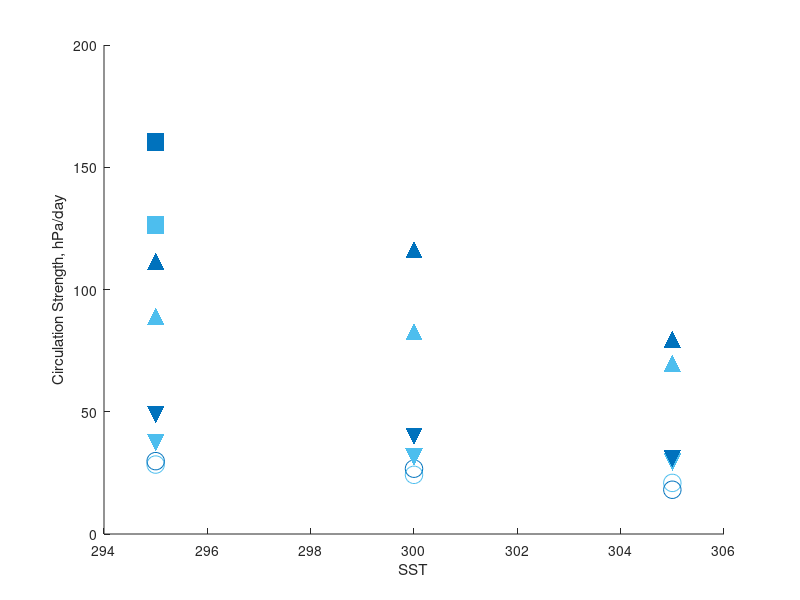

MATLAB code to generate this figure: (Note: this script raises an error after producing the figure.)
%-------------------------------------------------------------------------
% circ_vs_temp_c5c6.m
%
% levi silvers                                     march 2021
%-------------------------------------------------------------------------


%[red green blue]
c1=[0.4940 0.1840 0.5560]; % purple
c2=[0.25 0.32 0.65]; % 
c3=[0 0.4470 0.7410]; % darkish blue          cam6
c4=[0.42 0.38 0.4]; % 
c5=[0.3010 0.7450 0.9330]; % light blue       cam5
c6=[0.9290 0.6940 0.1250]; % gentle yellow
c7=[0.70 0.68 0.16]; % gentle yellow
c8=[0.8500 0.3250 0.0980]; % rusty
c9=[0.4660 0.6740 0.1880]; % green
c10=[0.6500 0.48 0.14]; % 
c11=[0.6350 0.0780 0.1840];

colors(1,:)  =c5;     % cam5
colors(2,:)  =c3;     % cam6
;col(3,:)  =c3;
;col(4,:)  =c4;
;col(5,:)  =c5;
;col(6,:)  =c6;
;col(7,:)  =c7;
;col(8,:)  =c8;
;col(9,:)  =c9;
;col(10,:) =c10;
;col(11,:) =c11;



test_scat =[295 295 295 295 295 295 295 295 295 295 295];

% omega down, omega up
omega_gcm(:,1:2,1)  =[37.3 89.1;31.5 82.9;29.4 69.9];  % CAM5
omega_gcm(:,1:2,2)  =[48.9 111.5;39.8 116.4;30.9 79.7]; % CAM6

omega_d_gcm = [28.4 24.2 20.9 29.8 26.7 18.1];   % first 3 values are CAM5, second 3 C6

  
sst_a=[295 295];
sst_c=[305 305];
sst_b=[300 300];

figure
scatter(sst_a,(omega_gcm(1,1,:)+omega_gcm(1,2,:)),[],colors,'filled','square','SizeData',160)
fig=gca;
hold on
scatter(sst_a,(omega_gcm(1,1,:)),[],colors,'filled','v','SizeData',160)
scatter(sst_a(1),(omega_d_gcm(1)),[],c5,'o','SizeData',160)
scatter(sst_b(1),(omega_d_gcm(2)),[],c5,'o','SizeData',160)
scatter(sst_c(1),(omega_d_gcm(3)),[],c5,'o','SizeData',160)
scatter(sst_a(1),(omega_d_gcm(4)),[],c3,'o','SizeData',160)
scatter(sst_b(1),(omega_d_gcm(5)),[],c3,'o','SizeData',160)
scatter(sst_c(1),(omega_d_gcm(6)),[],c3,'o','SizeData',160)
scatter(sst_b,(omega_gcm(2,1,:)),[],colors,'filled','v','SizeData',160)
scatter(sst_c,(omega_gcm(3,1,:)),[],colors,'filled','v','SizeData',160)
scatter(sst_a,(omega_gcm(1,2,:)),[],colors,'filled','^','SizeData',160)
scatter(sst_b,(omega_gcm(2,2,:)),[],colors,'filled','^','SizeData',160)
scatter(sst_c,(omega_gcm(3,2,:)),[],colors,'filled','^','SizeData',160)
xlim(fig,[294 306]);
xlabel('SST')
ylabel('Circulation Strength, hPa/day')
fig.XTick = [295 300 305]
%fig.XTickLabels =[" " " " " "]
fig.FontSize = 14;
fig.FontWeight = 'bold';
title('Circulation Intensity')
scatter(sst_b,(omega_gcm(2,1,:)+omega_gcm(2,2,:)),[],colors,'filled','square','SizeData',160)
scatter(sst_c,(omega_gcm(3,1,:)+omega_gcm(3,2,:)),[],colors,'filled','square','SizeData',160)
xlim([294 306])



